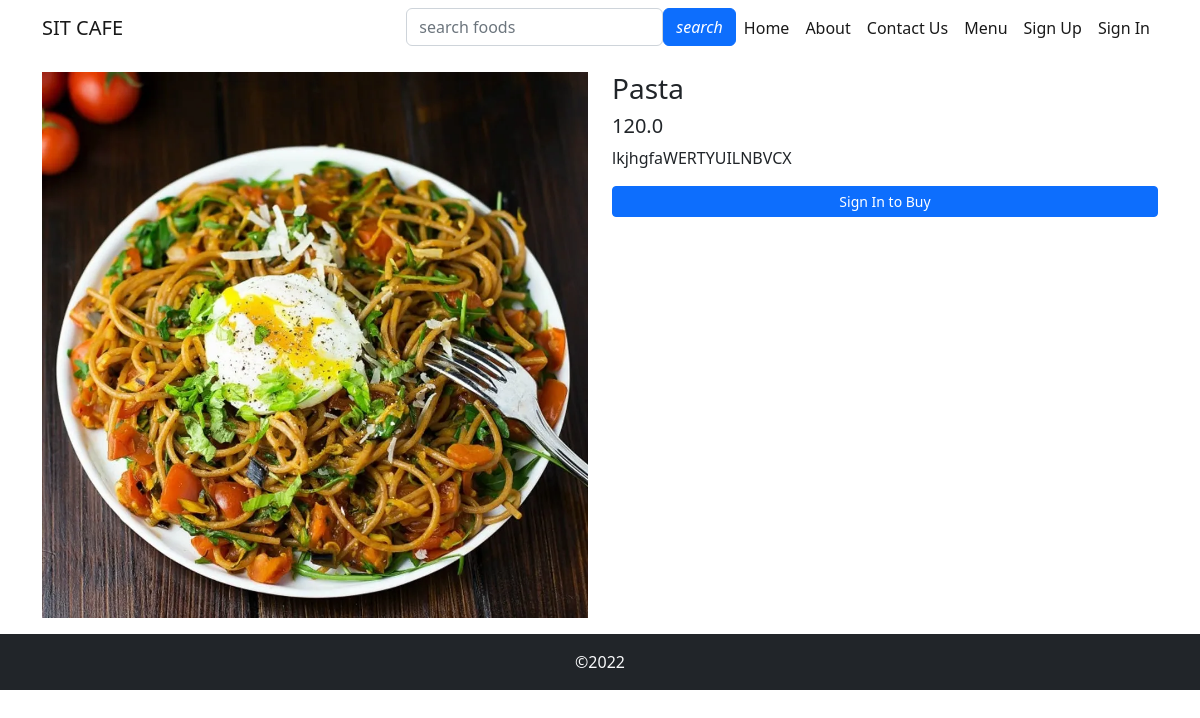
Screenshot of /food/details/5/ with the database file from the repository.
### food/models.py (models this page shows, shortened)
class Food(models.Model):
    category = models.ForeignKey(Cuisine, on_delete=models.DO_NOTHING)
    name = models.CharField(max_length=100)
    price = models.FloatField()
    description = models.TextField()
    secondary_description = models.TextField(blank=True)
    is_available = models.BooleanField(default=True)
    photo = models.ImageField(upload_to = 'food_images/')

### food/views.py (the view)
# urls.py: path('details/<int:id>/', views.details, name="details"),
def details(request, id):
    food = Food.objects.get(id = id)  # first id is the column name, second id is the request id we received, e.g., select * from Food where id = 3
    context = {
        'food' : food                   # food is the object of the Food table for the particular food items whose details button we have clicked in menu.html
    }
    return render(request, 'food/details.html', context)

### templates/food/details.html (shortened to what this page needs)
{% extends 'base.html' %}
{% load static %}
{% block css %}
    <link rel="stylesheet" href="{% static 'css/cart-style.css' %}">
{% endblock css %}
{% block content %}
<div class="container">
    <div class="row my-3">
        <div class="col-md-6">
            <img src="{{food.photo.url}}" alt="{{food.name}}" class="img-fluid">
        </div>
        <div class="col-md-6">
            <h3 class="h3">{{food.name}}</h3>
            <h5 class="h5">{{food.price}}</h5>
            <p class="text-lead">{{food.description}}</p>
            <div class="my-2">
                {% if food.is_available %}
                    {% if user.is_authenticated %}
                        <form action="{% url 'add_to_cart' %}" method="post">
                            {% csrf_token %}
                            <input type="hidden" name="food_id" value="{{food.id}}">
                            <div class="input-group mb-3">
                                <button class="btn btn-outline-secondary" type="button" onclick="decrement()">-</button>
                                <input type="text" class="quantity" id="quantity" name="quantity" value="1" readonly>
                                <button class="btn btn-outline-secondary" type="button" onclick="increment()">+</button>
                            </div>
                            <input type="submit" value="Add to Cart" class="btn btn-primary w-100">
                        </form>
                    {% else %}
                    <a href="" class="btn btn-primary btn-sm w-100">Sign In to Buy</a>
                    {% endif %}
                {% else %}
                <p class="text-danger">Currently Unavailable</p>
                {% endif %}
            </div>
        </div>
    </div>
</div>
{% endblock content %}

### rows the page displays
Food: photo (picture), name "Pasta", price "120.0", description "lkjhgfaWERTYUILNBVCX"
